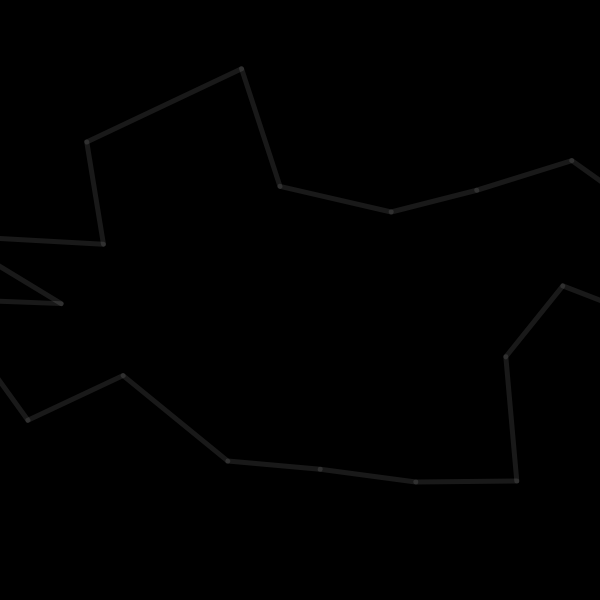
Frame 1 (no input)
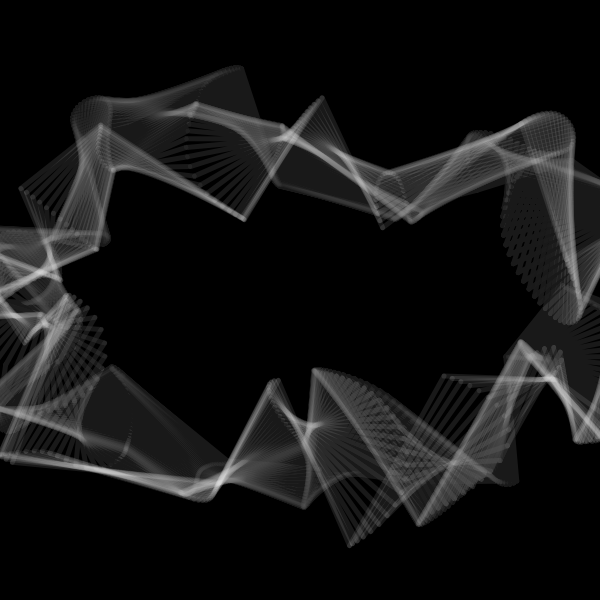
Frame 60 (no input)
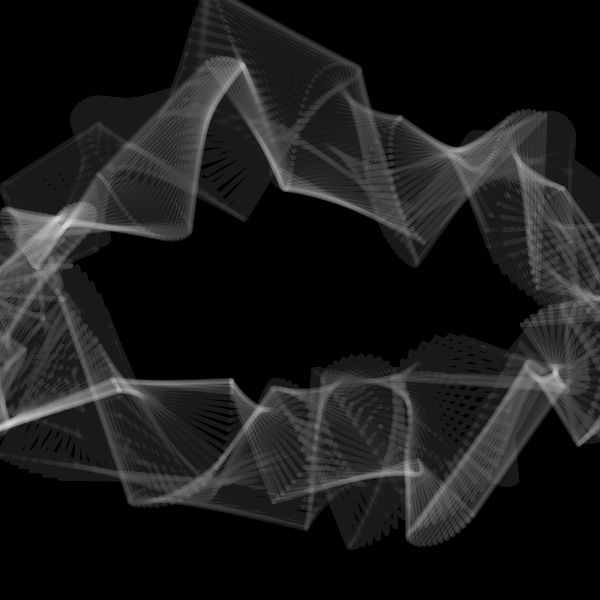
Frame 120 (the mouse pressed at the canvas centre since frame 60)

The p5.js sketch that drew these frames (run headless with seeded random() and noise() and a simulated clock; from frame 60 on, the mouse is pressed at the canvas centre):

// p5.js sketch
// ── sketch.js
//forked from kusakari 

let _aryLine = [];

let _minWidth;



function setObject() {
  _minWidth = min(width, height) * 0.8;
  strokeWeight(_minWidth/40);
  stroke(255);
  noFill();
  strokeJoin(ROUND);
  let numLine = 1;
  for (let i = 0; i < numLine; i++) {
    _aryLine[i] = new BendLine();
  }
}

function setup() {
  w = 600;
  var canvas;
    if(windowWidth>=600 && windowHeight >=600){
      canvas = createCanvas(600, 600);
    }
    else{
      canvas = createCanvas(windowWidth, windowHeight - 100);
    }

  var x = (windowWidth - width) / 2;
  var y = (windowHeight - height) / 2;

  canvas.position(x, y);
  background(0);
  setObject();
}



class BendLine {
  constructor() {
    this.r = _minWidth / 3;
    this.numPoints = 20;
    this.aryXy = [];
    for (let i = 0; i < this.numPoints; i++) {
      let ang = 2*PI / this.numPoints * i;
      this.aryXy[i] = createVector(this.r*2 * cos(ang), this.r * sin(ang));
    }
    
    this.numBend = 20;
    this.aryRParameter = [];
    for (let i = 0; i < this.numBend; i++) {
      this.aryRParameter[i] = [this.r / 10 * 1**i, random(8*PI), 2*PI / random(50, 200)];//[max, init, speed]
    }
    this.aryinitAngParameter = [];
    for (let i = 0; i < this.numBend; i++) {
      this.aryinitAngParameter[i] = [PI, random(10*PI), 2*PI / random(200, 500)];//[max, init, speed]
    }
    this.aryAngStep = [];
    for (let i = 0; i < this.numBend; i++) {
      this.aryAngStep[i] = 2*PI / this.numPoints * int(random(3, 8 + i));
    }
    this.numCycle = 2;
  }
  update() {
    this.updateR();
    this.updateInitAng();
    this.newAryXy = this.aryXy;
    for (let i = 0; i < this.numBend; i++) {
      this.newAryXy = bend(this.newAryXy, this.aryR[i], this.aryinitAng[i], this.aryAngStep[i], this.numCycle);
    }
  }
  updateR() {
    this.aryR = [];
    for (let i = 0; i < this.aryRParameter.length; i++) {
      this.aryR[i] = this.aryRParameter[i][0] * (sin(this.aryRParameter[i][1] + this.aryRParameter[i][2] * frameCount));
    }
  }
  updateInitAng() {
    this.aryinitAng = [];
    for (let i = 0; i < this.aryinitAngParameter.length; i++) {
      this.aryinitAng[i] = this.aryinitAngParameter[i][1] + this.aryinitAngParameter[i][0] * (cos(this.aryinitAngParameter[i][2] * frameCount));
    }
  }
  draw() {
    beginShape();
    for (let i = 0; i < this.newAryXy.length-1; i++) {
      line(this.newAryXy[i].x, this.newAryXy[i].y, this.newAryXy[i+1].x, this.newAryXy[i+1].y);
    }
    endShape(CLOSE);
  }
}

function bend(aryXy, r, initAng, angStep, numCycle) {
  let aryXy2 = aryXy;
  for (let j = 0; j < numCycle; j++) {
    let aryXyNew = [];
    for (let i = 0; i < aryXy2.length; i++) {
      let xy_1_2 = p5.Vector.sub(aryXy2[(i+1)%aryXy2.length], aryXy2[i]);
      let ang = initAng + angStep * i;
      xy_1_2.rotate(-PI/2).setMag(r * sin(ang));
      let xy = p5.Vector.add(aryXy2[i], xy_1_2);
      aryXyNew.push(xy);
    }
    aryXy2 = aryXyNew;
  }

  return aryXy2;
}

function draw() {
  background(0, 5);
  fill(50)
  stroke(255, 25)
  strokeWeight(5)
  translate(width/2, height/2);
  for (let i = 0; i < _aryLine.length; i++) {
    _aryLine[i].update();
    _aryLine[i].draw();
  }
}
